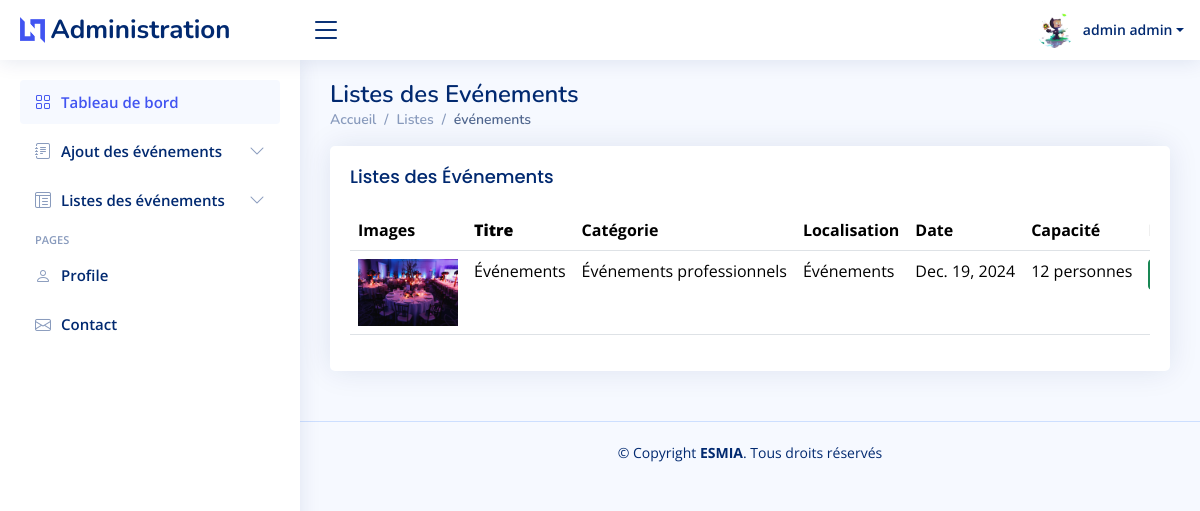
Before: /administration/Liste-evenements/ (signed in) with the older database file.
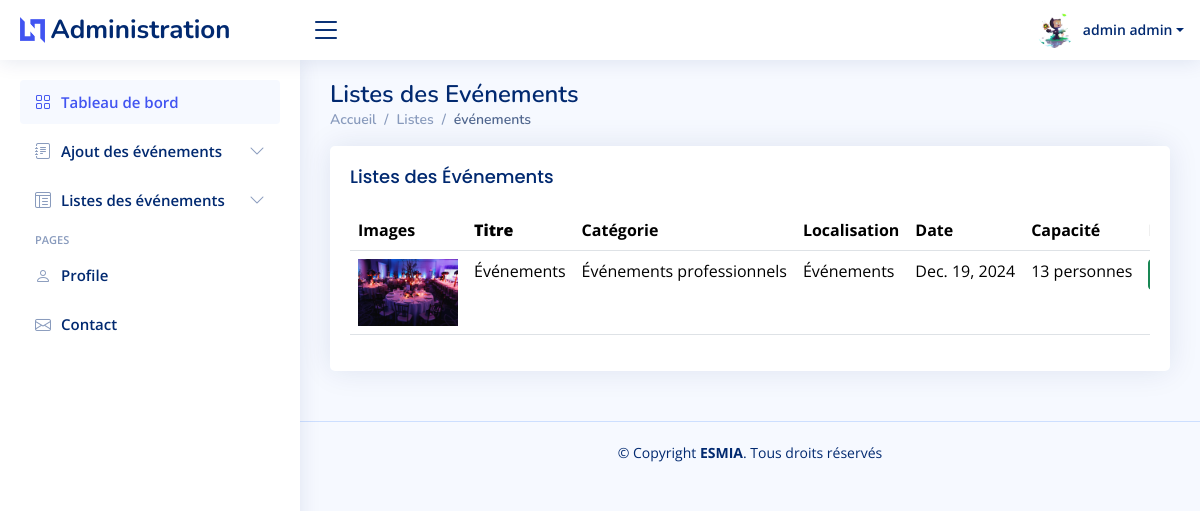
After: the same page with the newer database file.
### app/models.py (models this page shows, shortened)
class Event(models.Model):
    user = models.ForeignKey(User, on_delete=models.CASCADE, related_name='events')
    category = models.CharField(max_length=100)
    title = models.CharField(max_length=100)
    description_court = models.TextField()
    description_longue = models.TextField()
    location = models.CharField(max_length=200)
    date = models.DateField()
    capacity = models.IntegerField()
    program = models.TextField()
    image = models.ImageField(upload_to='Evenements/')

### app/views.py (the view)
# urls.py: path('administration/Liste-evenements/', liste_evenements, name='liste_evenements'),
@login_required
def liste_evenements(request):
    events = Event.objects.filter(user=request.user)
    return render(request, 'admin/layouts/liste_evenements.html', {'events': events})

### app/templates/admin/layouts/liste_evenements.html (shortened to what this page needs)
{% include 'layouts/admin/head_admin.html'%}
<body>
  {% include 'layouts/admin/header_admin.html'%}
  {% include 'layouts/admin/sidebar_admin.html'%}
  <main id="main" class="main">
    <div class="pagetitle">
      <h1>Listes des Evénements</h1>
      <nav>
        <ol class="breadcrumb">
          <li class="breadcrumb-item"><a href="{% url 'administration'%}">Accueil</a></li>
          <li class="breadcrumb-item">Listes</li>
          <li class="breadcrumb-item active">événements</li>
        </ol>
      </nav>
    </div>
    <section class="section">
        <div class="row">
            <div class="col-lg-12">
                <div class="card">
                    <div class="card-body">
                        <h5 class="card-title">Listes des Événements</h5>
                        <div class="table-responsive">
    <table class="table datatable">
        <thead>
            <tr>
                <th>Images</th>
                <th><b>Titre</b></th>
                <th>Catégorie</th>
                <th>Localisation</th>
                <th data-type="date" data-format="YYYY/DD/MM">Date</th>
                <th>Capacité</th>
                <th>Modifier</th>
            </tr>
        </thead>
        <tbody>
    {% for event in events %}
    <tr>
        <td>
            {% if event.image %}
                <img src="{{ event.image.url }}" alt="Image de l'événement" style="max-width: 100px; max-height: 100px;">
            {% else %}
                Pas d'image
            {% endif %}
        </td>
        <td>{{ event.title }}</td>
        <td>{{ event.category }}</td>
        <td>{{ event.location }}</td>
        <td>{{ event.date }}</td>
        <td>{{ event.capacity }} <span>personnes</span></td>
        <td>
        </td>
    </tr>
    {% empty %}
    <tr>
        <td colspan="8">Aucun événement trouvé.</td>
    </tr>
    {% endfor %}
</tbody>
    </table>
</div>
                    </div>
                </div>
            </div>
        </div>
    </section>
  </main>
  {% include 'layouts/admin/footer_admin.html'%}
</body>
</html>

### app/templates/layouts/admin/head_admin.html (shortened to what this page needs)
<!DOCTYPE html>
<html lang="en">
<head>
  {%load static%}
  {%load static%}
  <link href="{% static 'assets2/vendor/bootstrap/css/bootstrap.min.css'%}" rel="stylesheet">
  <link href="{% static 'assets2/vendor/bootstrap-icons/bootstrap-icons.css'%}" rel="stylesheet">
  <link href="{% static 'assets2/vendor/boxicons/css/boxicons.min.css'%}" rel="stylesheet">
  <link href="{% static 'assets2/vendor/quill/quill.snow.css' %}" rel="stylesheet">
  <link href="{% static 'assets2/vendor/quill/quill.bubble.css' %}" rel="stylesheet">
  <link href="{% static 'assets2/vendor/remixicon/remixicon.css' %}" rel="stylesheet">
  <link href="{% static 'assets2/vendor/simple-datatables/style.css' %}" rel="stylesheet">
  {%load static%}
  <link href="{% static 'assets2/css/style.css' %}" rel="stylesheet">
</head>

### app/templates/layouts/admin/header_admin.html (shortened to what this page needs)
  <header id="header" class="header fixed-top d-flex align-items-center">
    <div class="d-flex align-items-center justify-content-between">
      <a href="#" class="logo d-flex align-items-center">
        {%load static %}
        <img src="{% static 'assets/img/logo.png'%}" alt="">
        <span class="d-none d-lg-block">Administration</span>
      </a>
      <i class="bi bi-list toggle-sidebar-btn"></i>
    </div>
    <nav class="header-nav ms-auto">
  <ul class="d-flex align-items-center">
    <li class="nav-item dropdown pe-3">
      <a class="nav-link nav-profile d-flex align-items-center pe-0" href="#" data-bs-toggle="dropdown">
        {% load static %}
        <img src="{% if user.profile.image %}{{ user.profile.image.url }}{% else %}{% static 'assets2/img/images.jpg' %}{% endif %}" alt="Profile" class="rounded-circle">
        <span class="d-none d-md-block dropdown-toggle ps-2">{{ user.first_name }} {{ user.last_name }}</span>
      </a>
    </li>
  </ul>
</nav>
  </header>

### app/templates/layouts/admin/sidebar_admin.html (shortened to what this page needs)
  <aside id="sidebar" class="sidebar">
    <ul class="sidebar-nav" id="sidebar-nav">
      <li class="nav-item">
        <a class="nav-link " href="{% url 'administration' %}">
          <i class="bi bi-grid"></i>
          <span>Tableau de bord</span>
        </a>
      </li>
      <li class="nav-item">
        <a class="nav-link collapsed" data-bs-target="#forms-nav" data-bs-toggle="collapse" href="#">
          <i class="bi bi-journal-text"></i><span>Ajout des événements</span><i class="bi bi-chevron-down ms-auto"></i>
        </a>
      </li>
      <li class="nav-item">
        <a class="nav-link collapsed" data-bs-target="#tables-nav" data-bs-toggle="collapse" href="#">
          <i class="bi bi-layout-text-window-reverse"></i><span>Listes des événements</span><i class="bi bi-chevron-down ms-auto"></i>
        </a>
      </li>
      <li class="nav-heading">Pages</li>
      <li class="nav-item">
        <a class="nav-link collapsed" href="">
          <i class="bi bi-person"></i>
          <span>Profile</span>
        </a>
      </li>
      <li class="nav-item">
        <a class="nav-link collapsed" href="">
          <i class="bi bi-envelope"></i>
          <span>Contact</span>
        </a>
      </li>
    </ul>
  </aside>

### app/templates/layouts/admin/footer_admin.html
  <footer id="footer" class="footer">
    <div class="copyright">
      &copy; Copyright <strong><span>ESMIA</span></strong>. Tous droits réservés
    </div>
  </footer>

### app/templates/layouts/admin/script_admin.html (shortened to what this page needs)
  {%load static%}
  {%load static%}

### app/static/assets2/css/style.css (style rules this page uses)
:root { scroll-behavior: smooth; }
body { font-family: "Open Sans", sans-serif; background: #f6f9ff; color: #444444; }
a { color: #4154f1; text-decoration: none; }
h1, h2, h3, h4, h5, h6 { font-family: "Nunito", sans-serif; }
#main { margin-top: 60px; padding: 20px 30px; transition: all 0.3s; }
.pagetitle { margin-bottom: 10px; }
.pagetitle h1 { font-size: 24px; margin-bottom: 0; font-weight: 600; color: #012970; }
.card { margin-bottom: 30px; border: none; border-radius: 5px; box-shadow: 0px 0 30px rgba(1, 41, 112, 0.1); }
.card-title { padding: 20px 0 15px 0; font-size: 18px; font-weight: 500; color: #012970; font-family: "Poppins", sans-serif; }
.card-body { padding: 0 20px 20px 20px; }
.breadcrumb { font-size: 14px; font-family: "Nunito", sans-serif; color: #899bbd; font-weight: 600; }
.breadcrumb a { color: #899bbd; transition: 0.3s; }
.breadcrumb .breadcrumb-item::before { color: #899bbd; }
.breadcrumb .active { color: #51678f; font-weight: 600; }
.logo { line-height: 1; }
@media (min-width: 1200px) { .logo { width: 280px; } }
.logo img { max-height: 26px; margin-right: 6px; }
.logo span { font-size: 26px; font-weight: 700; color: #012970; font-family: "Nunito", sans-serif; }
.header { transition: all 0.5s; z-index: 997; height: 60px; box-shadow: 0px 2px 20px rgba(1, 41, 112, 0.1); background-color: #fff; padding-left: 20px; }
.header .toggle-sidebar-btn { font-size: 32px; padding-left: 10px; cursor: pointer; color: #012970; }
.header-nav ul { list-style: none; }
.header-nav>ul { margin: 0; padding: 0; }
.header-nav .nav-profile { color: #012970; }
.header-nav .nav-profile img { max-height: 36px; }
.header-nav .nav-profile span { font-size: 14px; font-weight: 600; }
.sidebar { position: fixed; top: 60px; left: 0; bottom: 0; width: 300px; z-index: 996; transition: all 0.3s; padding: 20px; overflow-y: auto; scrollbar-width: thin; scrollbar-color: #aab7cf transparent; box-shadow: 0px 0px 20px rgba(1, 41, 112, 0.1); background-color: #fff; }
@media (min-width: 1200px) { #main, #footer { margin-left: 300px; } }
.sidebar-nav { padding: 0; margin: 0; list-style: none; }
.sidebar-nav li { padding: 0; margin: 0; list-style: none; }
.sidebar-nav .nav-item { margin-bottom: 5px; }
.sidebar-nav .nav-heading { font-size: 11px; text-transform: uppercase; color: #899bbd; font-weight: 600; margin: 10px 0 5px 15px; }
.sidebar-nav .nav-link { display: flex; align-items: center; font-size: 15px; font-weight: 600; color: #4154f1; transition: 0.3; background: #f6f9ff; padding: 10px 15px; border-radius: 4px; }
.sidebar-nav .nav-link i { font-size: 16px; margin-right: 10px; color: #4154f1; }
.sidebar-nav .nav-link.collapsed { color: #012970; background: #fff; }
.sidebar-nav .nav-link.collapsed i { color: #899bbd; }
.sidebar-nav .nav-link .bi-chevron-down { margin-right: 0; transition: transform 0.2s ease-in-out; }
.footer { padding: 20px 0; font-size: 14px; transition: all 0.3s; border-top: 1px solid #cddfff; }
.footer .copyright { text-align: center; color: #012970; }

### app/templates/admin/layouts/liste_evenements.html (style rules this page uses)
.table img { max-width: 100%; height: auto; }
.table td, .table th { white-space: nowrap; }

Changed rows visible on the page:
changed Event "Événements": capacity "12" → "13"
